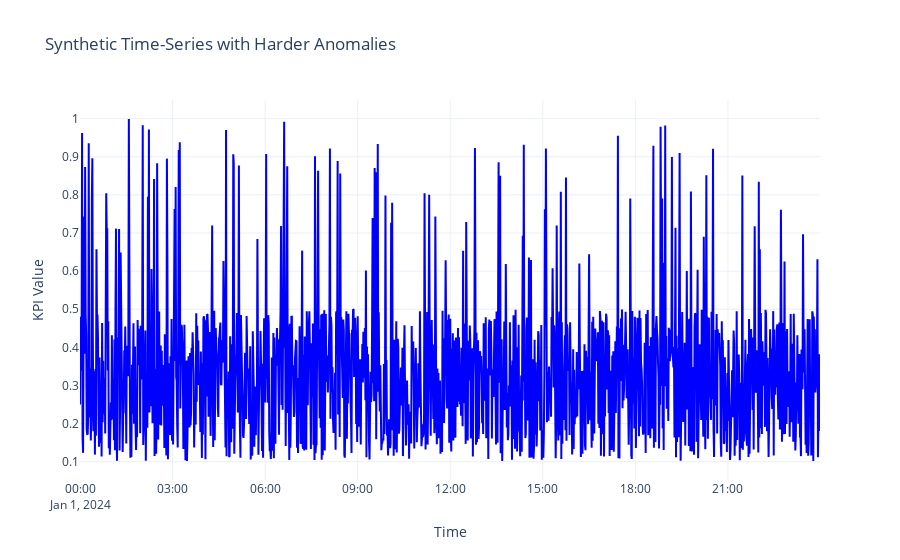

Notebook code for this chart:
### Markdown cell above
# Test 2

### Code cell
# Load the dataset
data2 = pd.read_csv('../data/synthetic_time_series_hard.csv')
data2['timestamp'] = pd.to_datetime(data2['timestamp'])

# Define the visualization function
def plot_time_series(data, title="Time-Series Data", show_anom=False):
    """
    Plots the time-series data using Plotly.
    
    Parameters:
        data (DataFrame): A DataFrame with 'timestamp' and 'kpi' columns.
        title (str): Title of the plot.
        show_anom (bool): If True, show anomalies with red dots.
    """
    fig = go.Figure()
    
    # Add the KPI line plot
    fig.add_trace(go.Scatter(
        x=data['timestamp'],
        y=data['kpi'],
        mode='lines',
        name='KPI',
        line=dict(color='blue', width=2)
    ))
    
    # Add anomalies as scatter points if show_anom is True
    if show_anom and 'anomaly_true' in data.columns:
        anomalies = data[data['anomaly_true'] == 1]
        fig.add_trace(go.Scatter(
            x=anomalies['timestamp'],
            y=anomalies['kpi'],
            mode='markers',
            name='Anomalies',
            marker=dict(color='red', size=10, symbol='circle'),
            hoverinfo='x+y'
        ))
    
    # Update layout
    fig.update_layout(
        title=title,
        xaxis_title='Time',
        yaxis_title='KPI Value',
        template='plotly_white'
    )
    
    fig.show()

# Visualize the dataset
plot_time_series(data2, title="Synthetic Time-Series with Harder Anomalies")

### Figure 1 — Plotly figure (JSON) as saved in the notebook; plotly's stock layout.template omitted (floating-point values rounded to 4 significant figures; data arrays with more than 128 entries replaced by an {"elided": "..."} marker saying what was removed)
{"data": [{"line": {"color": "blue", "width": 2}, "mode": "lines", "name": "KPI", "type": "scatter", "x": {"elided": "1440 str values"}, "y": {"elided": "1440 float values"}}], "layout": {"title": {"text": "Synthetic Time-Series with Harder Anomalies"}, "xaxis": {"title": {"text": "Time"}}, "yaxis": {"title": {"text": "KPI Value"}}}}
